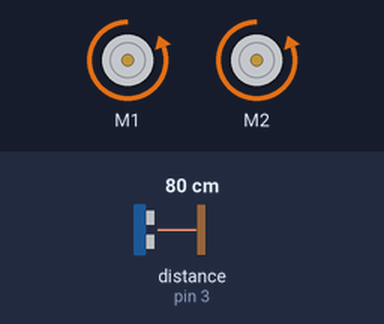
Bench run of a sketch on a simulated Arduino Uno, built with avr-gcc and run on an emulated ATmega328P. On the bench: 2 × DC motor (green arrow = forward, orange = backward, longer = faster). The inputs (shaded band) are chosen by the test bench; at power-on: distance to the obstacle (sensor on pin 3) 80 cm.

Above: at 0.3 s.
At 0.8 s:
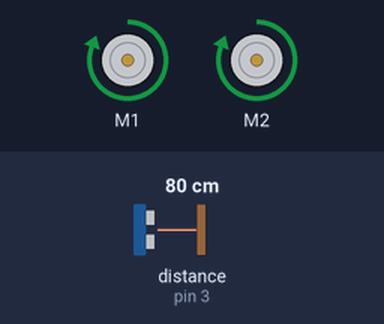
At 1.3 s:
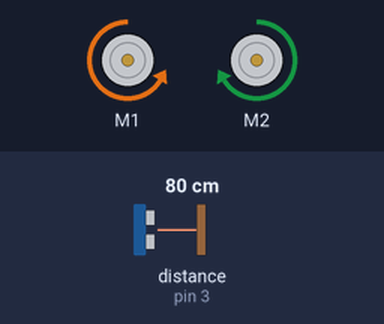
Timing chart, 0 to 2.8 s (numbered marks = the images above):
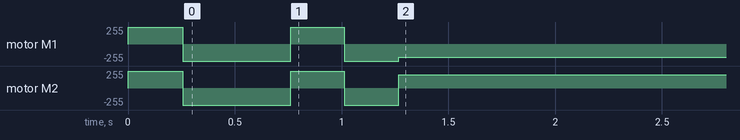

The sketch:

ultrasonic.ino
```cpp
#include <Arduino.h>
#include <Wire.h>
#include <SoftwareSerial.h>

#include <MeMCore.h>

MeDCMotor motor_9(9);
MeDCMotor motor_10(10);
void move(int direction, int speed)
{
      int leftSpeed = 0;
      int rightSpeed = 0;
      if(direction == 1){
          leftSpeed = speed;
          rightSpeed = speed;
      }else if(direction == 2){
          leftSpeed = -speed;
          rightSpeed = -speed;
      }else if(direction == 3){
          leftSpeed = -speed;
          rightSpeed = speed;
      }else if(direction == 4){
          leftSpeed = speed;
          rightSpeed = -speed;
      }
      motor_9.run((9)==M1?-(leftSpeed):(leftSpeed));
      motor_10.run((10)==M1?-(rightSpeed):(rightSpeed));
}
double angle_rad = PI/180.0;
double angle_deg = 180.0/PI;
MeUltrasonicSensor ultrasonic_3(3);
double left;
double right;

void setup(){
    move(3,255);
    _delay(0.25);
    left = ultrasonic_3.distanceCm();
    move(4,255);
    _delay(0.5);
    right = ultrasonic_3.distanceCm();
    move(3,255);
    _delay(0.25);
    if((left) > (right)){
        move(3,255);
        _delay(0.25);
        move(1,0);
    }else{
        move(4,255);
        _delay(0.25);
        move(1,0);
    }
}

void loop(){
    if((ultrasonic_3.distanceCm()) < (8)){
        move(4,255);
        _delay(0.25);
    }else{
        motor_9.run((9)==M1?-(200):(200));
        motor_10.run((10)==M1?-(200):(200));
    }
    _loop();
}

void _delay(float seconds){
    long endTime = millis() + seconds * 1000;
    while(millis() < endTime)_loop();
}

void _loop(){
}
```

Measured:
- by itself, motor M1: stopped → forward 255/255 at 0.00 s, → backward 255/255 0.26 s later, → forward 255/255 0.51 s later, → backward 255/255 0.25 s later, … (5 changes in this stretch)
- by itself, motor M2: stopped → forward 255/255 at 0.00 s, → backward 255/255 0.26 s later, → forward 255/255 0.51 s later, → backward 255/255 0.25 s later, … (5 changes in this stretch)
